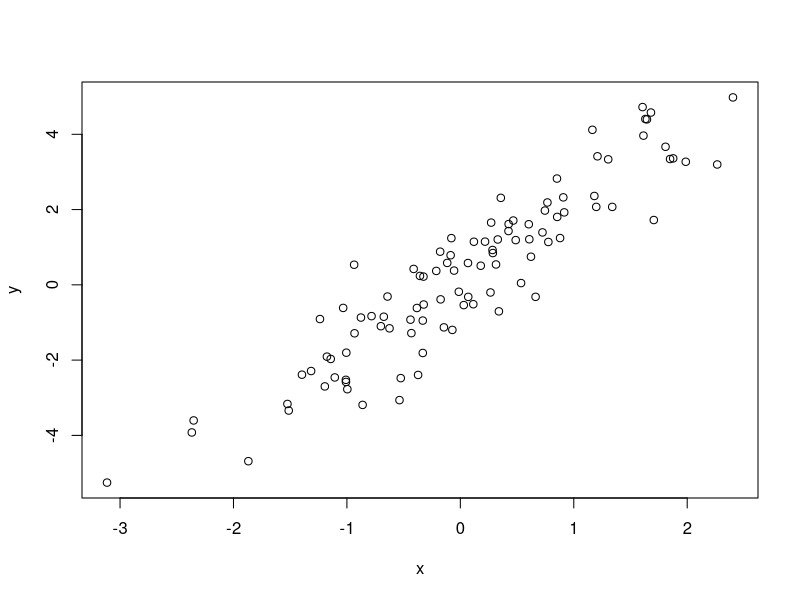
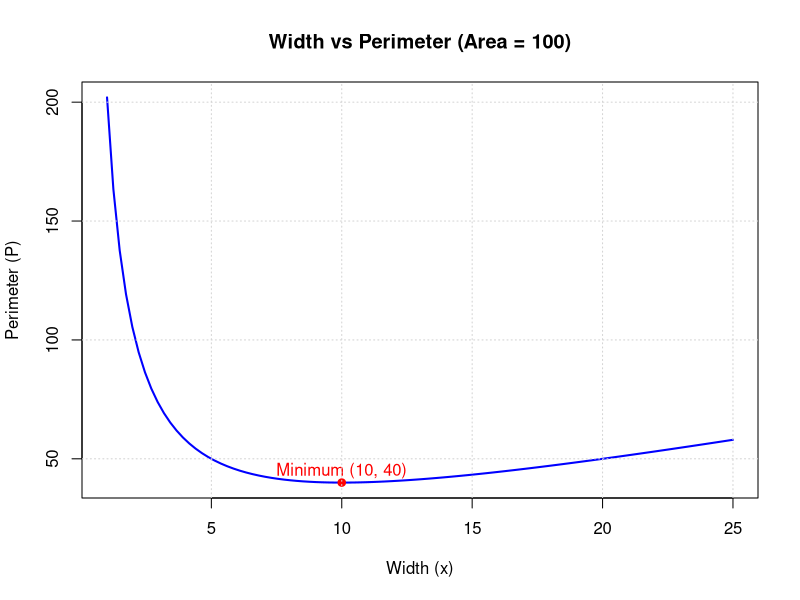

These charts were generated, in order, by the following R code: (Note: this script raises an error after producing the figures.)
## ---- chunk 1
knitr::opts_chunk$set(echo = TRUE)
## ---- chunk 2
x <- c(1, 2, 3, 4, 5)
y <- c(5, 4, 3, 2, 1)
sum(x * y)
## ---- chunk 3
t(x) %*% y
## ---- chunk 4
x <- c(5, 12, 3, 7, 8, 2, 1, 9)
x_1 <- x[x > 5]
sort(x_1)
## ---- chunk 5
y <- c(6, 8, 13, 22, 10, 4, 18, 16, 7, 2)
y_1 <- y[y < 10]
mean(y_1)
## ---- chunk 6
x <- rnorm(100)
y <- 2*x + rnorm(100)
## ---- chunk 7
cor(x,y)

plot(x,y)
## ---- chunk 8
# 버블 정렬
bubble_sort <- function(x) {
  n <- length(x) 
  
  for (i in 1:(n - 1)) {
    for (j in 1:(n - i)) {
      if (x[j] > x[j + 1]) {
        tmp <- x[j]
        x[j] <- x[j + 1]
        x[j + 1] <- tmp
      }
    }
  }
  return(x)
}
vec1 <- c(5,7,1,6,4)
bubble_sort(vec1)
## ---- chunk 9
# 선택 정렬
selection_sort <- function(x) {
  n <- length(x) 
  for (i in 1:(n - 1)) {
    min <- i
    for (j in (i + 1):n) {
      if (x[j] < x[min]) {
        min <- j
      }
    }
    
    if (min != i) {
      tmp <- x[i]
      x[i] <- x[min]
      x[min] <- tmp
    }
  }
  
  return(x)
}
vec2 <- c(7,4,2,6,1)
selection_sort(vec2)

## ---- chunk 10
# 1. 가로 길이 x의 범위 설정 (0.1부터 20까지)
x <- seq(1, 25, length.out = 100)

# 2. 넓이가 100일 때의 세로 길이 y 계산
y <- 100 / x

# 3. 둘레 P 계산
perimeter <- 2 * (x + y)

# 4. 데이터 프레임 생성
df <- data.frame(width = x, perimeter = perimeter)
## ---- chunk 11
# 5. 시각화
plot(df$width, df$perimeter, type = "l", col = "blue", lwd = 2,
     main = "Width vs Perimeter (Area = 100)",
     xlab = "Width (x)", ylab = "Perimeter (P)")

# 최솟값 지점(x=10, P=40) 표시
points(10, 40, col = "red", pch = 19)
text(10, 45, "Minimum (10, 40)", col = "red")
grid()
## ---- chunk 12
vector_projection <- function(x, y) {
  proj <- (sum(x * y) / sum(y * y)) * y
  return(proj)
}
## ---- chunk 13
x <- c(3, 4)
y <- c(2, 1)
## ---- chunk 14
proj <- vector_projection(x, y)
proj
## ---- chunk 15
score <- as.numeric(readline(prompt="점수를 입력하세요: "))

if (score >= 90) {
  grade <- "A"
} else if (score >= 80) {
  grade <- "B"
} else if (score >=70) {
  grade <- "C"
} else if (score >=60) {
  grade <- "D"
} else {
  grade <- "F"
}

cat("당신의 학점은",grade,"입니다.")
